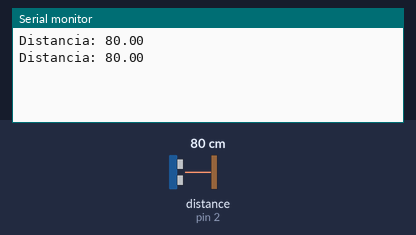
Bench run of a sketch on a simulated Arduino Uno, built with avr-gcc and run on an emulated ATmega328P. Parts: the last lines printed to the serial monitor. The test bench sets the inputs (shaded band); at power-on: distance to the obstacle (sensor on pin 2) 80 cm. The echo pulse lasts 58.3 µs per cm.

Above: at 2.8 s.
2.9 s: distance to the obstacle (sensor on pin 2) set to 2 cm
At 3.9 s:
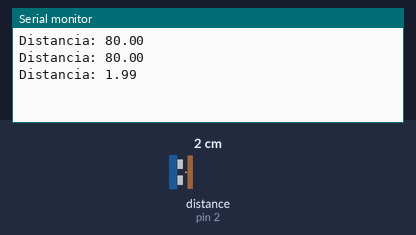
4.4 s: distance to the obstacle (sensor on pin 2) set to 4 cm
At 6.0 s:
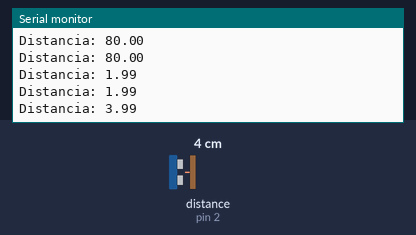
Timing chart, 0 to 7.5 s (numbered marks = the images above; inputs shaded):
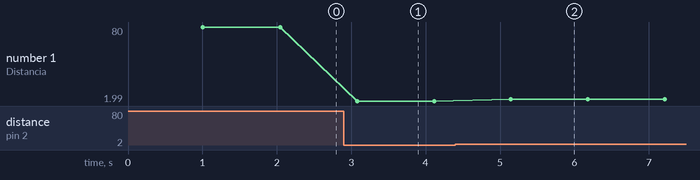

Measured:
- after the input at 2.9 s, the serial monitor: prints a new line after 0.18 s (image 1)
- after the input at 4.4 s, the serial monitor: prints a new line after 0.75 s (image 2)
- plotted number 1: 80 → 1.99 after the input at 2.9 s, 1.99 → 3.99 after the input at 4.4 s

The sketch:

COMMUNICATION-HC-06.ino
```cpp
#include <SoftwareSerial.h> //Bluetooth Arduino module lib (Module HC-06)
#include <Ultrasonic.h> //HC-SR04 Arduino sensor lib --> Add the lib using the zip file "Ultrasonic-master"

#define TRIGGER_PIN  3 //Trigger defined as the 3rd port, you can choose another one if you want
#define ECHO_PIN     2 //Echo defined as the 2nc port, you can choose another one if you want

SoftwareSerial serial1(10, 11); // RX=10, TX=11 , you can't choose the RX,TX ports cuz they're used for Arduino Serial communication with the system (in this project it's setted to be used to read the sensor HC-SR04 data

Ultrasonic ultrasonic(TRIGGER_PIN, ECHO_PIN); //Setting the sensor values for arduino (lib Ultrasonic.h code, search about the lib you're using)

String textoRecebido = "";
unsigned long delay1 = 0;

void setup() {

  serial1.begin(9600);
  Serial.begin(9600);

}

void loop() {

  delay(1000); //It just read in each second due the communication with the Module HC-06 used
  float cmMsec, inMsec;
  long microsec = ultrasonic.timing();
  cmMsec = ultrasonic.convert(microsec, Ultrasonic::CM);//cmMsec will read the distance in Centimeters
  inMsec = ultrasonic.convert(microsec, Ultrasonic::IN);//inMsec will read the distance in Inches
  Serial.print("Distancia: "); //The message is in portuguese and it means "Distance"
  Serial.println(cmMsec);//Here you can use inMsec instead of cmMsec for distance in inches

  /*PC=how much of the container is filled, PT=how much the container has in centimeters/inches , PV=how much of the container is empty :
  In that case 30cm will be used just as an example
  PC=PT-PV , PC=30-cmMsec -->cm . PC% = PC*100/30
  */
  float fPC=(30-cmMsec)*10/3; //Here you can use inMsec instead of cmMsec for distance in inches
  serial1.print("Nível do containere: "); //The message in your smartphone, you can use the app "BlueCore Tech Serial Monitor - Arduino" , the message is in portuguese and it means "Container Level" given in percentage
  serial1.print(fPC);
  serial1.println("%");
}
```
